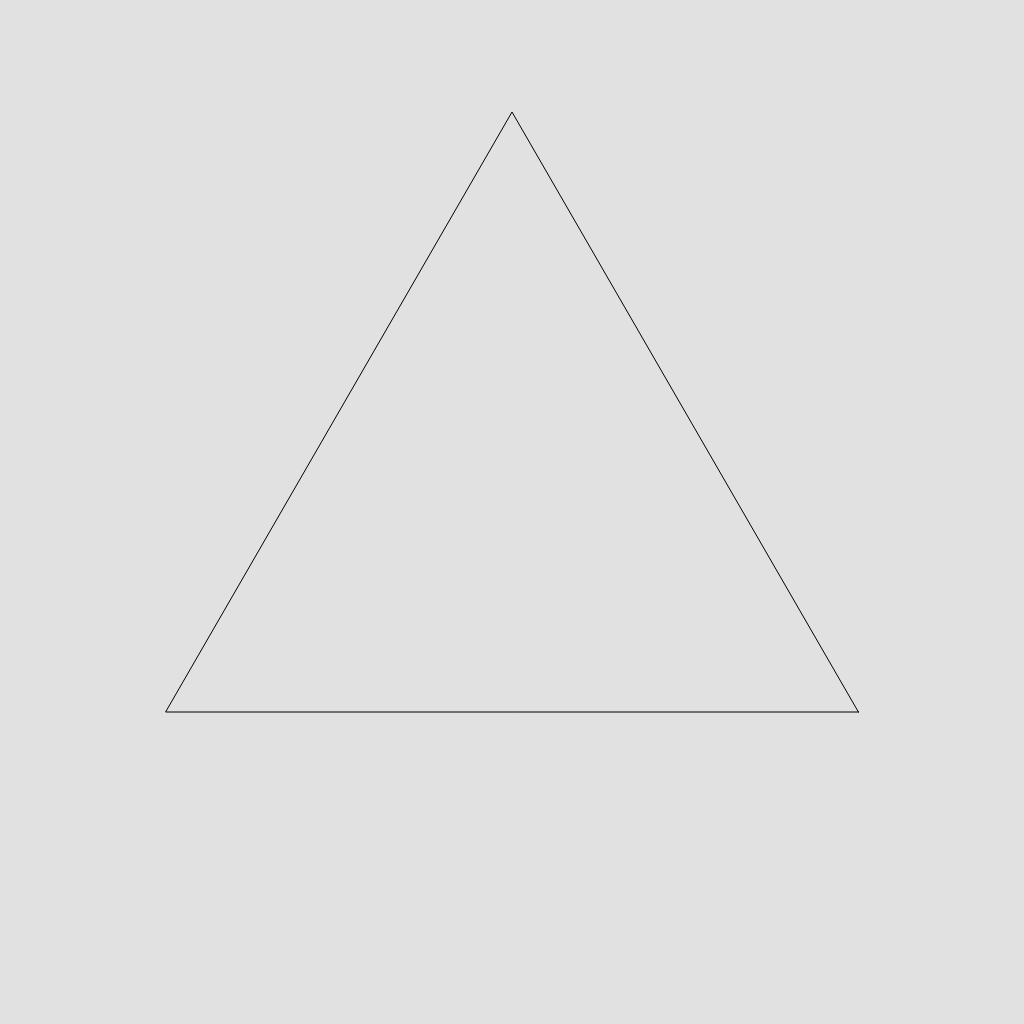
Frame 1 (no input)
Frame 2 (the mouse pressed at the canvas centre, redrawn once): identical to frame 1, image omitted

The p5.js sketch that drew this single still picture (run headless with seeded random() and noise() and a simulated clock; the mouse was pressed at the canvas centre and the sketch redrawn once):

// p5.js sketch
// ── sketch.js
let max_depth;

function setup() {
    createCanvas(1024, 1024);
    stroke(0);
    noFill();
    max_depth = 1;
}

function draw() {
    background(225);

    let center_x = width / 2;
    let center_y = height / 2;

    let corners = [];
    let base_size = 400;
    for (let i = 0; i < 3; i++) {
        let x = center_x + cos(radians(120 * i + 30)) * base_size;
        let y = center_y + sin(radians(120 * i + 30)) * base_size;

        corners.push(createVector(x, y));
    }

    sierpinski(corners, 0);

    noLoop();
}

function sierpinski(corners, depth) {
    if (depth == max_depth) return;

    beginShape();
    for (let corner of corners) {
        vertex(
            corner.x,
            corner.y
        );
    }
    endShape(CLOSE);

    // Previous
    let p0 = corners[0];
    let p1 = corners[1];
    let p2 = corners[2];

    // Halfway points => new corners
    let p3 = p0.copy().add(p1).div(2);
    let p4 = p1.copy().add(p2).div(2);
    let p5 = p0.copy().add(p2).div(2);

    // Recurse!
    sierpinski([p0, p3, p5], depth + 1);
    sierpinski([p3, p1, p4], depth + 1);
    sierpinski([p5, p4, p2], depth + 1);
}

function keyPressed() {
    if (keyCode === UP_ARROW) {
        max_depth++;
    } else if (keyCode === DOWN_ARROW) {
        max_depth--;
    }
    redraw();
}
